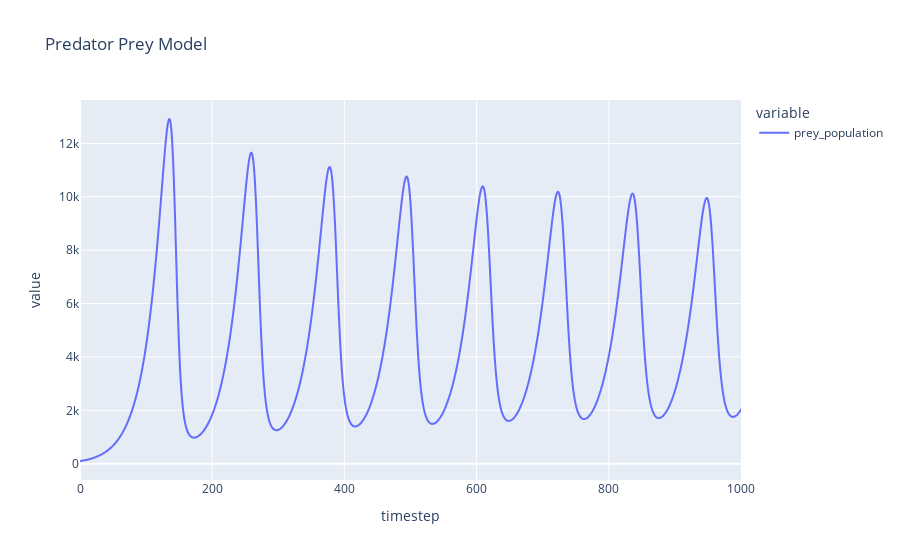

Notebook code for this chart:
### Code cell
cadcad_gpt("can you plot the prey population?")

### Figure 1 — Plotly figure (JSON) as saved in the notebook; plotly's stock layout.template omitted (floating-point values rounded to 4 significant figures; data arrays with more than 128 entries replaced by an {"elided": "..."} marker saying what was removed)
{"data": [{"hovertemplate": "variable=prey_population<br>timestep=%{x}<br>value=%{y}<extra></extra>", "legendgroup": "prey_population", "line": {"color": "#636efa", "dash": "solid"}, "mode": "lines", "name": "prey_population", "showlegend": true, "type": "scattergl", "x": {"elided": "1001 int values"}, "xaxis": "x", "y": {"elided": "1001 int values"}, "yaxis": "y"}], "layout": {"legend": {"title": {"text": "variable"}, "tracegroupgap": 0}, "title": {"text": "Predator Prey Model"}, "xaxis": {"anchor": "y", "domain": [0, 1], "title": {"text": "timestep"}}, "yaxis": {"anchor": "x", "domain": [0, 1], "title": {"text": "value"}}}}
